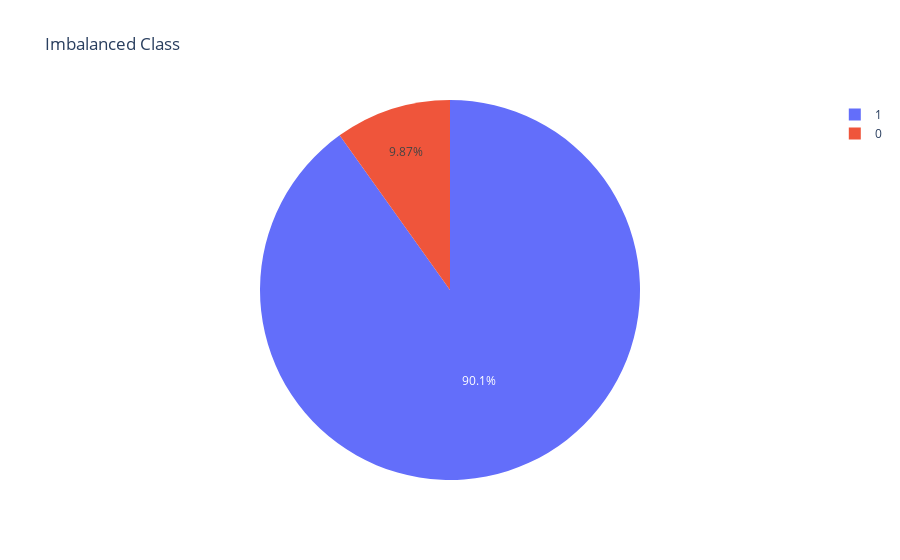

The notebook cell saved with this chart:
### Markdown cell above
# Handling Unbalanced data

### Code cell
fig = px.pie(rna, names='Sample Type', title='Imbalanced Class')
fig.show()

### Figure 1 — Plotly figure (JSON) as saved in the notebook; plotly's stock layout.template omitted (floating-point values rounded to 4 significant figures; data arrays with more than 128 entries replaced by an {"elided": "..."} marker saying what was removed)
{"data": [{"domain": {"x": [0, 1], "y": [0, 1]}, "hovertemplate": "Sample Type=%{label}<extra></extra>", "labels": {"elided": "598 int values"}, "legendgroup": "", "name": "", "showlegend": true, "type": "pie"}], "layout": {"legend": {"tracegroupgap": 0}, "title": {"text": "Imbalanced Class"}}}
